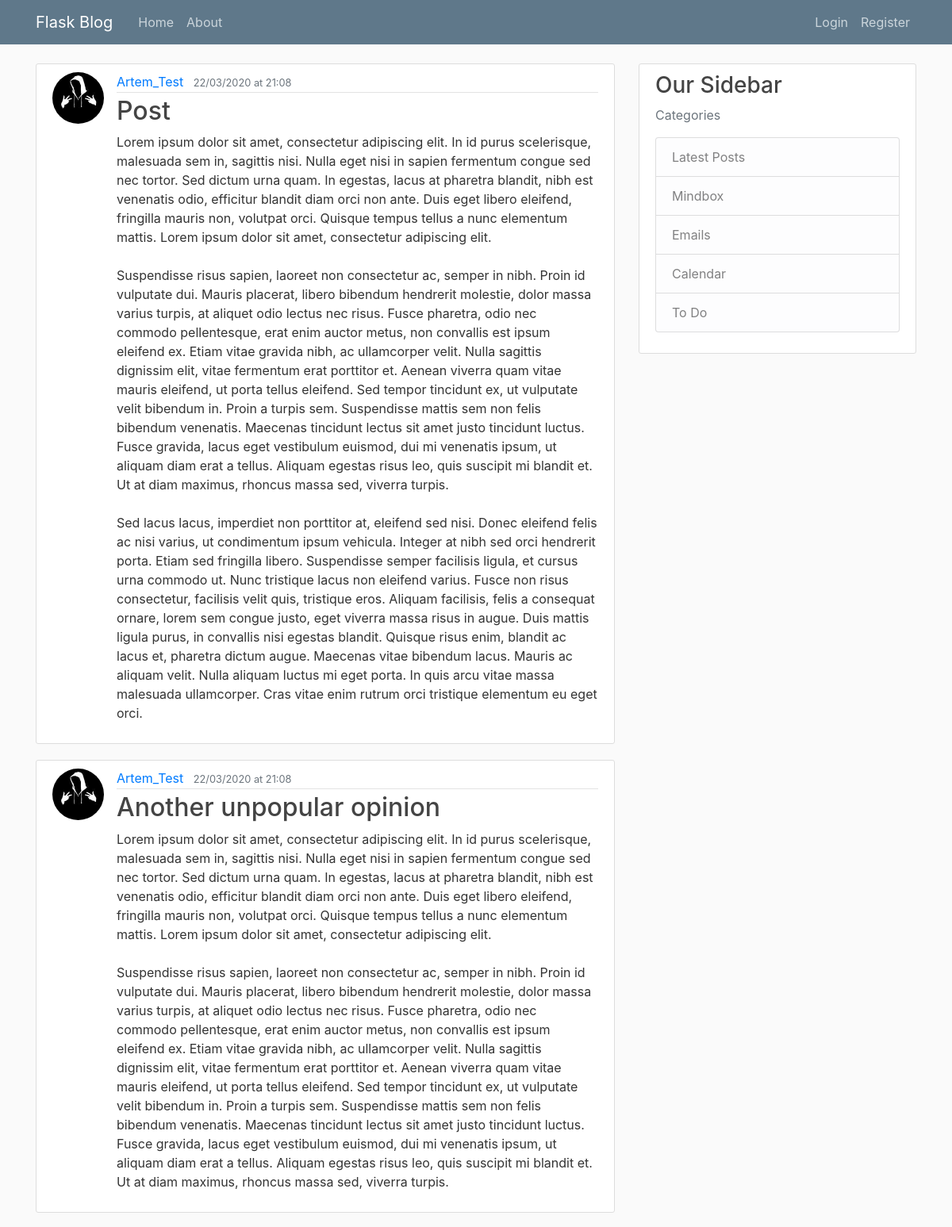
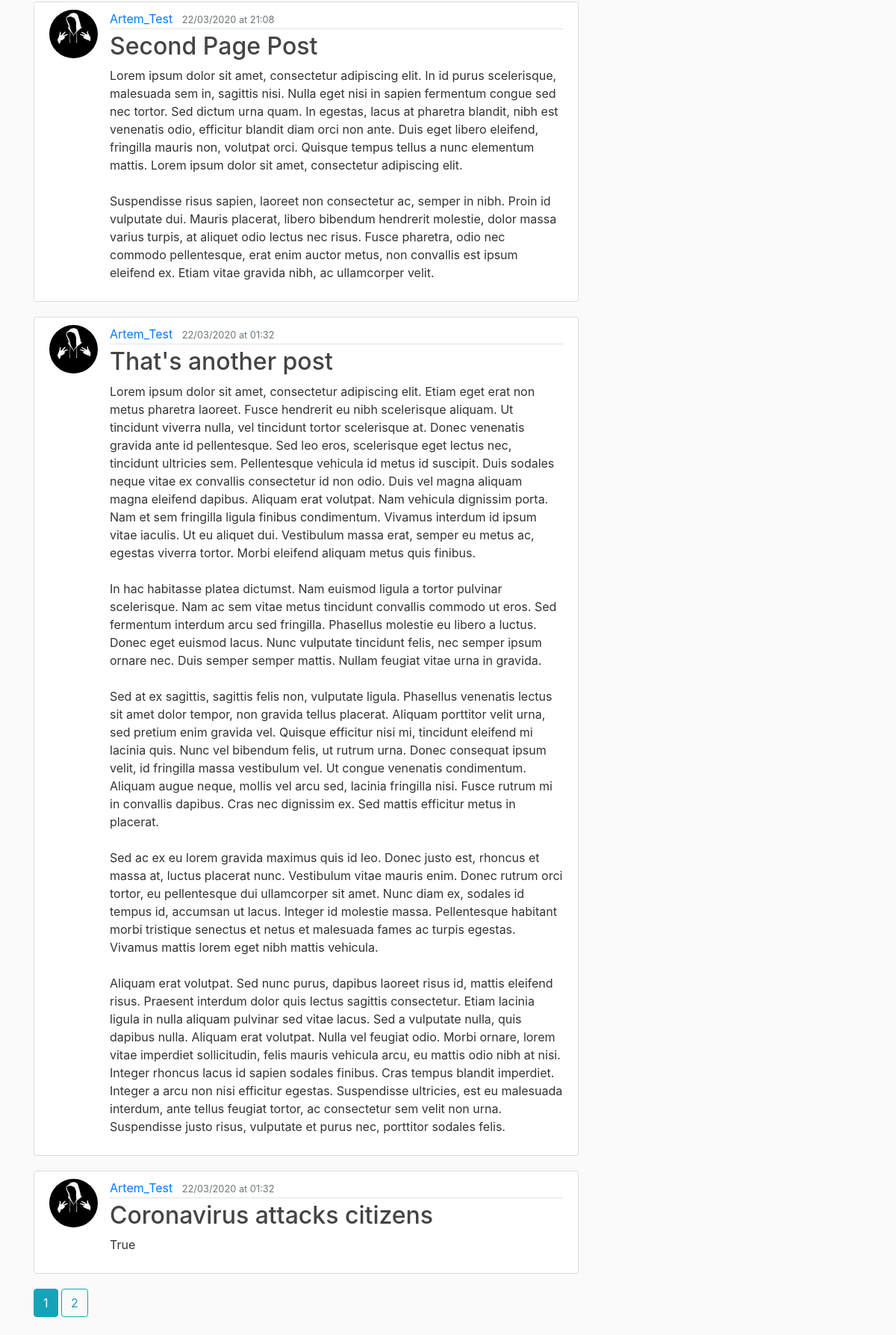
The page /home on the database its author committed (2 pictures, top to bottom).
### flaskblog/models.py (models this page shows, shortened)
class Post(db.Model):
    id = db.Column(db.Integer, primary_key=True)
    title = db.Column(db.String(120), nullable=False)
    date_posted = db.Column(db.DateTime, nullable=False, default=datetime.now(timezone('Europe/Moscow')))
    content = db.Column(db.Text, nullable=False)
    user_id = db.Column(db.Integer, db.ForeignKey('user.id'), nullable=False)

class User(db.Model, UserMixin):
    id = db.Column(db.Integer, primary_key=True)
    username = db.Column(db.String(20), unique=True, nullable=False)
    email = db.Column(db.String(120), unique=True, nullable=False)
    image_file = db.Column(db.String(20), nullable=False, default='default.jpg')
    password = db.Column(db.String(60), nullable=False)
    posts = db.relationship('Post', backref='author', lazy=True)

### flaskblog/main/routes.py (the view)
@main.route('/')
@main.route('/home')
def home():
    page = request.args.get('page', 1, type=int)
    posts = Post.query.order_by(Post.date_posted.desc()).paginate(page=page, per_page=5)
    return render_template('home.html', posts=posts)

### flaskblog/templates/home.html
{% extends "layout.html" %}
{%  block content %}
    {% for post in posts.items %}
        <article class="media content-section">
            <img class="rounded-circle article-img" src="{{ url_for('static', filename='profile_pics/' + post.author.image_file) }}">
            <div class="media-body">
                <div class="article-metadata">
                    <a class="mr-2" href="{{ url_for('users.user_posts', username=post.author.username) }}">{{ post.author.username }}</a>
                        <small class="text-muted">{{ post.date_posted.strftime('%d/%m/%Y at %R') }}</small>
                </div>
                <h2><a class="article-title" href="{{ url_for('posts.post', post_id=post.id) }}">{{ post.title }}</a></h2>
                <p class="article-content">{{ post.content }}</p>
            </div>
        </article>
    {% endfor %}
    {% for page_num in posts.iter_pages(left_edge=1, right_edge=1, left_current=2, right_current=3) %}
        {% if page_num %}
            {% if posts.page == page_num %}
                <a class="btn btn-info mb-4" href="{{ url_for('main.home', page=page_num) }}">{{ page_num }}</a>
            {% else %}
                <a class="btn btn-outline-info mb-4" href="{{ url_for('main.home', page=page_num) }}">{{ page_num }}</a>
            {% endif %}
        {% else %}
            ...
        {% endif %}
    {% endfor %}
{% endblock content%}

### flaskblog/templates/layout.html (shortened to what this page needs)
<!DOCTYPE html>
<html lang="en">
<head>
    <link rel="stylesheet" href="https://maxcdn.bootstrapcdn.com/bootstrap/4.0.0/css/bootstrap.min.css">
    <link rel="stylesheet" type="text/css" href="{{ url_for('static', filename='main.css') }}">
</head>
<body>
    <header class="site-header">
      <nav class="navbar navbar-expand-md navbar-dark bg-steel fixed-top">
        <div class="container">
          <a class="navbar-brand mr-4" href="{{ url_for('main.home') }}">Flask Blog</a>
          <div class="collapse navbar-collapse" id="navbarToggle">
            <div class="navbar-nav mr-auto">
              <a class="nav-item nav-link" href="{{ url_for('main.home') }}">Home</a>
              <a class="nav-item nav-link" href="{{ url_for('main.about') }}">About</a>
            </div>
            <div class="navbar-nav">
                {% if current_user.is_authenticated %}
                    <a class="nav-item nav-link" href="{{ url_for('posts.new_post') }}">New Post</a>
                    <a class="nav-item nav-link" href="{{ url_for('users.account') }}">Account</a>
                    <a class="nav-item nav-link" href="{{ url_for('users.logout') }}">Logout</a>
                {% else %}
                    <a class="nav-item nav-link" href="{{ url_for('users.login') }}">Login</a>
                    <a class="nav-item nav-link" href="{{ url_for('users.register') }}">Register</a>
                {% endif %}
            </div>
          </div>
        </div>
      </nav>
    </header>
    <main role="main" class="container">
        <div class="row">
        {% if sidebar_off %}
            <div class="col-md-12">
        {% else %}
            <div class="col-md-8">
        {% endif %}
            {% block content %}{% endblock %}
        </div>
        {% if sidebar_off %}
        {% else %}
            <div class="col-md-4">
            <div class="content-section sticky-top sticky-offset">
                <h3>Our Sidebar</h3>
            <p class='text-muted'>Categories
              <ul class="list-group">
                <li class="list-group-item list-group-item-light">Latest Posts</li>
                <li class="list-group-item list-group-item-light">Mindbox</li>
                <li class="list-group-item list-group-item-light">Emails</li>
                <li class="list-group-item list-group-item-light">Calendar</li>
                <li class="list-group-item list-group-item-light">To Do</li>
              </ul>
            </p>
          </div>
        </div>
        {% endif %}
      </div>
    </main>
</body>
</html>

### flaskblog/static/main.css (style rules this page uses)
body { background: #fafafa; color: #333333; margin-top: 5rem; }
h1, h2, h3, h4, h5, h6 { color: #444444; }
.bg-steel { background-color: #5f788a; }
.site-header .navbar-nav .nav-link { color: #cbd5db; }
.content-section { background: #ffffff; padding: 10px 20px; border: 1px solid #dddddd; border-radius: 3px; margin-bottom: 20px; }
.article-title { color: #444444; }
.article-content { white-space: pre-line; }
.article-img { height: 65px; width: 65px; margin-right: 16px; }
.article-metadata { padding-bottom: 1px; margin-bottom: 4px; border-bottom: 1px solid #e3e3e3 }
.sticky-offset { top: 80px; }

### rows shown on the page
Post: image_file (picture), author.username "Artem_Test", date_posted "22/03/2020 at 21:08", title "Post", content "Lorem ipsum dolor sit amet, consectetur adipiscing elit. In id purus scelerisque, malesuada sem in, sagittis nisi. Nulla eget nisi in sapien fermentum congue sed nec tortor. Sed dictum urna quam. In egestas, lacus at pharetra blandit, nibh est venenatis odio, efficitur blandit diam orci non ante. Duis eget libero eleifend, fringilla mauris non, volutpat orci. Quisque tempus tellus a nunc elementum mattis. Lorem ipsum dolor sit amet, consectetur adipiscing elit. Suspendisse risus sapien, laoreet non consectetur ac, semper in nibh. Proin id vulputate dui. Mauris placerat, libero bibendum hendrerit molestie, dolor massa varius turpis, at aliquet odio lectus nec risus. Fusce pharetra, odio nec…"
Post: image_file (picture), author.username "Artem_Test", date_posted "22/03/2020 at 21:08", title "Another unpopular opinion", content "Lorem ipsum dolor sit amet, consectetur adipiscing elit. In id purus scelerisque, malesuada sem in, sagittis nisi. Nulla eget nisi in sapien fermentum congue sed nec tortor. Sed dictum urna quam. In egestas, lacus at pharetra blandit, nibh est venenatis odio, efficitur blandit diam orci non ante. Duis eget libero eleifend, fringilla mauris non, volutpat orci. Quisque tempus tellus a nunc elementum mattis. Lorem ipsum dolor sit amet, consectetur adipiscing elit. Suspendisse risus sapien, laoreet non consectetur ac, semper in nibh. Proin id vulputate dui. Mauris placerat, libero bibendum hendrerit molestie, dolor massa varius turpis, at aliquet odio lectus nec risus. Fusce pharetra, odio nec…"
Post: image_file (picture), author.username "Artem_Test", date_posted "22/03/2020 at 21:08", title "Second Page Post", content "Lorem ipsum dolor sit amet, consectetur adipiscing elit. In id purus scelerisque, malesuada sem in, sagittis nisi. Nulla eget nisi in sapien fermentum congue sed nec tortor. Sed dictum urna quam. In egestas, lacus at pharetra blandit, nibh est venenatis odio, efficitur blandit diam orci non ante. Duis eget libero eleifend, fringilla mauris non, volutpat orci. Quisque tempus tellus a nunc elementum mattis. Lorem ipsum dolor sit amet, consectetur adipiscing elit. Suspendisse risus sapien, laoreet non consectetur ac, semper in nibh. Proin id vulputate dui. Mauris placerat, libero bibendum hendrerit molestie, dolor massa varius turpis, at aliquet odio lectus nec risus. Fusce pharetra, odio nec…"
Post: image_file (picture), author.username "Artem_Test", date_posted "22/03/2020 at 01:32", title "That's another post", content "Lorem ipsum dolor sit amet, consectetur adipiscing elit. Etiam eget erat non metus pharetra laoreet. Fusce hendrerit eu nibh scelerisque aliquam. Ut tincidunt viverra nulla, vel tincidunt tortor scelerisque at. Donec venenatis gravida ante id pellentesque. Sed leo eros, scelerisque eget lectus nec, tincidunt ultricies sem. Pellentesque vehicula id metus id suscipit. Duis sodales neque vitae ex convallis consectetur id non odio. Duis vel magna aliquam magna eleifend dapibus. Aliquam erat volutpat. Nam vehicula dignissim porta. Nam et sem fringilla ligula finibus condimentum. Vivamus interdum id ipsum vitae iaculis. Ut eu aliquet dui. Vestibulum massa erat, semper eu metus ac, egestas viverra…"
Post: image_file (picture), author.username "Artem_Test", date_posted "22/03/2020 at 01:32", title "Coronavirus attacks citizens", content "True"

### other values the page prints
{{ page_num }} "1"
{{ page_num }} "2"
